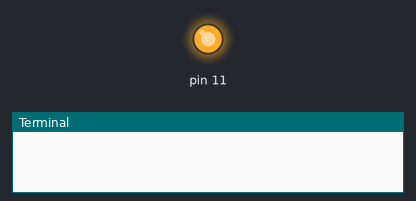
A program run on a simulated Raspberry Pi (header pin numbers). Shown: output pins drawn as LEDs (lit = HIGH), the last lines printed to the terminal. At 128.0 s the program stops and its outputs stay as they are.

Above: at 0.1 s.
At 37.1 s:
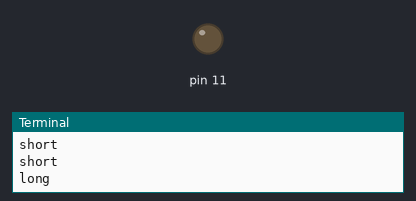
Timing chart, 0 to 38.6 s (numbered marks = the images above):
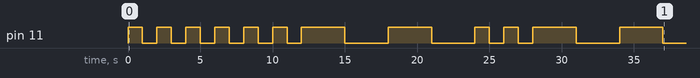

Measured:
- by itself, pin 11: LOW → HIGH at 0.00 s, → LOW 1.0 s later, → HIGH 1.0 s later, → LOW 1.0 s later, … (24 changes in this stretch)

The program:

morse_code.py
```python
#!/usr/bin/env python
# This program makes an LED light on a Raspberry Pi blink 'Hello World' in morse code.

import RPi.GPIO as GPIO
import time

# Set up GPIO board so that pin 11 is output
GPIO.setmode(GPIO.BOARD)
GPIO.setup(11, GPIO.OUT)

# Dictionary of morse codes for the needed letters
codes = {
    "H": ["short", "short", "short", "short"],
    "E": ["short"],
    "L": ["short", "long", "long", "short"],
    "O": ["long", "long", "long"],
    "W": ["short", "long", "long"],
    "R": ["short", "long", "short"],
    "D": ["long", "short", "short"]
}

def morse_code(str):
    # Split the string into a list of characters
    letters = list(str)
    for letter in letters:
        if letter.upper() in codes:
            # Loops through the list of longs and shorts for each letter
            for blink in codes[letter.upper()]:
                # Short blink lasts for one second
                if blink == "short":
                    GPIO.output(11, True)
                    time.sleep(1)
                    GPIO.output(11, False)
                    time.sleep(1)
                    print("short")
                # Long blink lasts for three seconds
                elif blink == "long":
                    GPIO.output(11, True)
                    time.sleep(3)
                    GPIO.output(11, False)
                    time.sleep(3)
                    print("long")

morse_code("HELLO WORLD")
```
